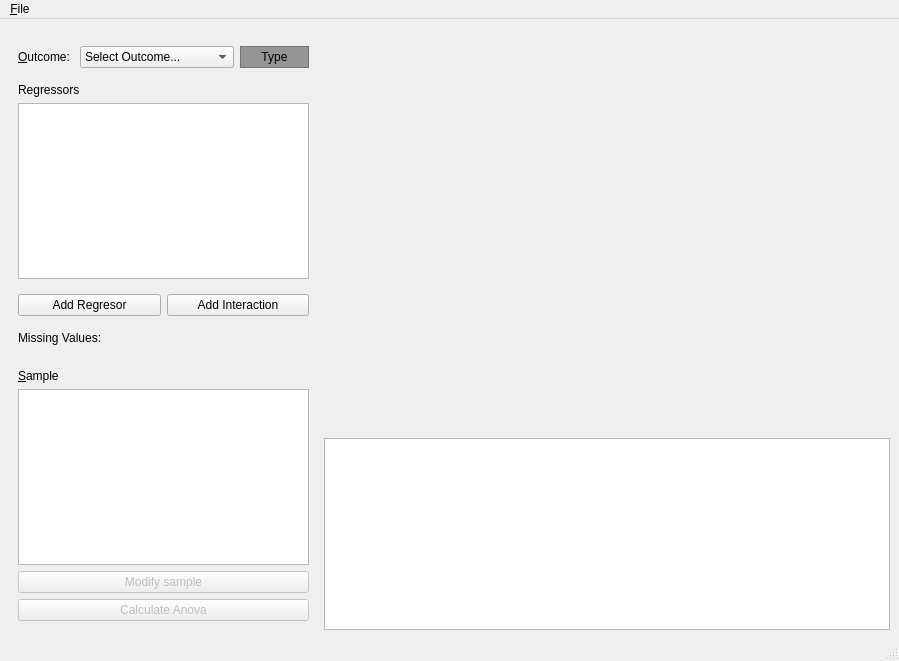
<?xml version="1.0" encoding="UTF-8"?>
<ui version="4.0">
 <class>Anova_gui</class>
 <widget class="QMainWindow" name="Anova_gui">
  <property name="geometry">
   <rect>
    <x>0</x>
    <y>0</y>
    <width>899</width>
    <height>661</height>
   </rect>
  </property>
  <property name="windowTitle">
   <string>Braviz - Anova</string>
  </property>
  <property name="windowIcon">
   <iconset>
    <normalon>:/icons/baviz_anova.png</normalon>
   </iconset>
  </property>
  <widget class="QWidget" name="centralwidget">
   <layout class="QHBoxLayout" name="horizontalLayout_4">
    <item>
     <widget class="QFrame" name="control_widget">
      <property name="maximumSize">
       <size>
        <width>309</width>
        <height>16777215</height>
       </size>
      </property>
      <property name="frameShape">
       <enum>QFrame::NoFrame</enum>
      </property>
      <property name="frameShadow">
       <enum>QFrame::Raised</enum>
      </property>
      <layout class="QVBoxLayout" name="verticalLayout">
       <property name="leftMargin">
        <number>0</number>
       </property>
       <property name="topMargin">
        <number>0</number>
       </property>
       <property name="rightMargin">
        <number>0</number>
       </property>
       <property name="bottomMargin">
        <number>0</number>
       </property>
       <item>
        <widget class="QFrame" name="frame">
         <property name="frameShape">
          <enum>QFrame::NoFrame</enum>
         </property>
         <property name="frameShadow">
          <enum>QFrame::Raised</enum>
         </property>
         <layout class="QVBoxLayout" name="verticalLayout_3">
          <item>
           <widget class="QFrame" name="frame_3">
            <property name="frameShape">
             <enum>QFrame::NoFrame</enum>
            </property>
            <property name="frameShadow">
             <enum>QFrame::Raised</enum>
            </property>
            <layout class="QHBoxLayout" name="horizontalLayout_2">
             <property name="leftMargin">
              <number>0</number>
             </property>
             <property name="rightMargin">
              <number>0</number>
             </property>
             <item>
              <widget class="QLabel" name="label">
               <property name="maximumSize">
                <size>
                 <width>56</width>
                 <height>16777215</height>
                </size>
               </property>
               <property name="toolTip">
                <string>Dependent Variable</string>
               </property>
               <property name="text">
                <string>&amp;Outcome: </string>
               </property>
               <property name="buddy">
                <cstring>outcome_sel</cstring>
               </property>
              </widget>
             </item>
             <item>
              <widget class="QComboBox" name="outcome_sel">
               <property name="sizePolicy">
                <sizepolicy hsizetype="Expanding" vsizetype="Fixed">
                 <horstretch>0</horstretch>
                 <verstretch>0</verstretch>
                </sizepolicy>
               </property>
               <property name="currentIndex">
                <number>0</number>
               </property>
               <item>
                <property name="text">
                 <string extracomment="select a new variable">Select Outcome...</string>
                </property>
               </item>
              </widget>
             </item>
             <item>
              <widget class="QLabel" name="outcome_type">
               <property name="sizePolicy">
                <sizepolicy hsizetype="Preferred" vsizetype="Preferred">
                 <horstretch>0</horstretch>
                 <verstretch>0</verstretch>
                </sizepolicy>
               </property>
               <property name="minimumSize">
                <size>
                 <width>69</width>
                 <height>0</height>
                </size>
               </property>
               <property name="toolTip">
                <string>Data type of outcome</string>
               </property>
               <property name="whatsThis">
                <string>The outcome may be an ordinal, binary or nominal variable</string>
               </property>
               <property name="styleSheet">
                <string notr="true">background-color:rgb(149, 149, 149)
</string>
               </property>
               <property name="frameShape">
                <enum>QFrame::StyledPanel</enum>
               </property>
               <property name="text">
                <string>Type</string>
               </property>
               <property name="scaledContents">
                <bool>false</bool>
               </property>
               <property name="alignment">
                <set>Qt::AlignCenter</set>
               </property>
               <property name="textInteractionFlags">
                <set>Qt::LinksAccessibleByMouse|Qt::TextSelectableByMouse</set>
               </property>
              </widget>
             </item>
            </layout>
           </widget>
          </item>
          <item>
           <widget class="QLabel" name="label_2">
            <property name="toolTip">
             <string>Independent Variable</string>
            </property>
            <property name="text">
             <string>Regressors</string>
            </property>
            <property name="buddy">
             <cstring>reg_table</cstring>
            </property>
           </widget>
          </item>
          <item>
           <widget class="QTableView" name="reg_table">
            <property name="sizePolicy">
             <sizepolicy hsizetype="Expanding" vsizetype="Expanding">
              <horstretch>0</horstretch>
              <verstretch>1</verstretch>
             </sizepolicy>
            </property>
            <property name="contextMenuPolicy">
             <enum>Qt::CustomContextMenu</enum>
            </property>
            <property name="alternatingRowColors">
             <bool>true</bool>
            </property>
            <property name="selectionBehavior">
             <enum>QAbstractItemView::SelectRows</enum>
            </property>
            <attribute name="horizontalHeaderStretchLastSection">
             <bool>true</bool>
            </attribute>
           </widget>
          </item>
          <item>
           <widget class="QFrame" name="frame_5">
            <property name="frameShape">
             <enum>QFrame::NoFrame</enum>
            </property>
            <property name="frameShadow">
             <enum>QFrame::Raised</enum>
            </property>
            <layout class="QHBoxLayout" name="horizontalLayout_3">
             <property name="leftMargin">
              <number>0</number>
             </property>
             <property name="rightMargin">
              <number>0</number>
             </property>
             <item>
              <widget class="QPushButton" name="add_regressor_button">
               <property name="toolTip">
                <string>Add regressor variables for the anova analysis</string>
               </property>
               <property name="text">
                <string>Add Regresor</string>
               </property>
              </widget>
             </item>
             <item>
              <widget class="QPushButton" name="add_interaction_button">
               <property name="toolTip">
                <string>Add interaction terms to this anova analysis</string>
               </property>
               <property name="text">
                <string>Add Interaction</string>
               </property>
              </widget>
             </item>
            </layout>
           </widget>
          </item>
          <item>
           <widget class="QLabel" name="missing_label">
            <property name="text">
             <string>Missing Values:</string>
            </property>
           </widget>
          </item>
         </layout>
        </widget>
       </item>
       <item>
        <widget class="QFrame" name="frame_4">
         <property name="frameShape">
          <enum>QFrame::NoFrame</enum>
         </property>
         <property name="frameShadow">
          <enum>QFrame::Raised</enum>
         </property>
         <layout class="QVBoxLayout" name="verticalLayout_4">
          <item>
           <widget class="QLabel" name="label_3">
            <property name="text">
             <string>&amp;Sample</string>
            </property>
            <property name="buddy">
             <cstring>sample_tree</cstring>
            </property>
           </widget>
          </item>
          <item>
           <widget class="QTreeView" name="sample_tree">
            <property name="sizePolicy">
             <sizepolicy hsizetype="Expanding" vsizetype="Preferred">
              <horstretch>0</horstretch>
              <verstretch>0</verstretch>
             </sizepolicy>
            </property>
            <property name="maximumSize">
             <size>
              <width>16777215</width>
              <height>200</height>
             </size>
            </property>
            <property name="alternatingRowColors">
             <bool>true</bool>
            </property>
            <property name="uniformRowHeights">
             <bool>true</bool>
            </property>
           </widget>
          </item>
          <item>
           <widget class="QPushButton" name="modify_sample_button">
            <property name="enabled">
             <bool>false</bool>
            </property>
            <property name="toolTip">
             <string>Change the datapoints that will be used in this anova analysis</string>
            </property>
            <property name="text">
             <string>Modify sample</string>
            </property>
           </widget>
          </item>
          <item>
           <widget class="QPushButton" name="calculate_button">
            <property name="enabled">
             <bool>false</bool>
            </property>
            <property name="toolTip">
             <string>Perform the anova calculation</string>
            </property>
            <property name="text">
             <string>Calculate Anova</string>
            </property>
           </widget>
          </item>
         </layout>
        </widget>
       </item>
      </layout>
     </widget>
    </item>
    <item>
     <widget class="QFrame" name="frame_2">
      <property name="frameShape">
       <enum>QFrame::NoFrame</enum>
      </property>
      <property name="frameShadow">
       <enum>QFrame::Raised</enum>
      </property>
      <layout class="QVBoxLayout" name="verticalLayout_2" stretch="1,0,0">
       <property name="leftMargin">
        <number>0</number>
       </property>
       <property name="topMargin">
        <number>0</number>
       </property>
       <property name="rightMargin">
        <number>0</number>
       </property>
       <property name="bottomMargin">
        <number>0</number>
       </property>
       <item>
        <widget class="QFrame" name="plot_frame">
         <property name="minimumSize">
          <size>
           <width>0</width>
           <height>258</height>
          </size>
         </property>
         <property name="locale">
          <locale language="English" country="UnitedStates"/>
         </property>
         <property name="frameShape">
          <enum>QFrame::NoFrame</enum>
         </property>
         <property name="frameShadow">
          <enum>QFrame::Raised</enum>
         </property>
        </widget>
       </item>
       <item>
        <spacer name="verticalSpacer_3">
         <property name="orientation">
          <enum>Qt::Vertical</enum>
         </property>
         <property name="sizeHint" stdset="0">
          <size>
           <width>20</width>
           <height>10</height>
          </size>
         </property>
        </spacer>
       </item>
       <item>
        <widget class="QTableView" name="results_table">
         <property name="cursor" stdset="0">
          <cursorShape>ArrowCursor</cursorShape>
         </property>
         <property name="dragEnabled">
          <bool>true</bool>
         </property>
         <property name="alternatingRowColors">
          <bool>true</bool>
         </property>
         <property name="selectionBehavior">
          <enum>QAbstractItemView::SelectRows</enum>
         </property>
         <property name="sortingEnabled">
          <bool>true</bool>
         </property>
         <attribute name="horizontalHeaderStretchLastSection">
          <bool>true</bool>
         </attribute>
        </widget>
       </item>
      </layout>
     </widget>
    </item>
   </layout>
  </widget>
  <widget class="QMenuBar" name="menubar">
   <property name="geometry">
    <rect>
     <x>0</x>
     <y>0</y>
     <width>899</width>
     <height>27</height>
    </rect>
   </property>
   <widget class="QMenu" name="menuFile">
    <property name="title">
     <string>&amp;File</string>
    </property>
    <widget class="QMenu" name="menuExport">
     <property name="title">
      <string>Export</string>
     </property>
     <addaction name="actionImages"/>
     <addaction name="actionData"/>
    </widget>
    <widget class="QMenu" name="menuAccept_samples">
     <property name="title">
      <string>Accept samples</string>
     </property>
     <addaction name="actionAsk"/>
     <addaction name="actionAlways"/>
     <addaction name="actionNever"/>
    </widget>
    <addaction name="actionSave_scneario"/>
    <addaction name="actionLoad_scenario"/>
    <addaction name="separator"/>
    <addaction name="actionLoad_sample"/>
    <addaction name="actionModify_sample"/>
    <addaction name="actionSend_sample"/>
    <addaction name="menuAccept_samples"/>
    <addaction name="separator"/>
    <addaction name="menuExport"/>
   </widget>
   <addaction name="menuFile"/>
  </widget>
  <widget class="QStatusBar" name="statusbar"/>
  <action name="actionSave_scneario">
   <property name="text">
    <string>Save scenario</string>
   </property>
  </action>
  <action name="actionLoad_scenario">
   <property name="text">
    <string>Load scenario</string>
   </property>
  </action>
  <action name="actionImages">
   <property name="text">
    <string>Images</string>
   </property>
  </action>
  <action name="actionData">
   <property name="text">
    <string>Data</string>
   </property>
  </action>
  <action name="actionLoad_sample">
   <property name="text">
    <string>Load sample</string>
   </property>
  </action>
  <action name="actionAsk">
   <property name="checkable">
    <bool>true</bool>
   </property>
   <property name="checked">
    <bool>true</bool>
   </property>
   <property name="text">
    <string>Ask</string>
   </property>
  </action>
  <action name="actionAlways">
   <property name="checkable">
    <bool>true</bool>
   </property>
   <property name="text">
    <string>Always</string>
   </property>
  </action>
  <action name="actionNever">
   <property name="checkable">
    <bool>true</bool>
   </property>
   <property name="text">
    <string>Never</string>
   </property>
  </action>
  <action name="actionSend_sample">
   <property name="text">
    <string>Send sample</string>
   </property>
  </action>
  <action name="actionModify_sample">
   <property name="text">
    <string>Modify sample</string>
   </property>
  </action>
 </widget>
 <resources>
  <include location="resources.qrc"/>
 </resources>
 <connections/>
</ui>
